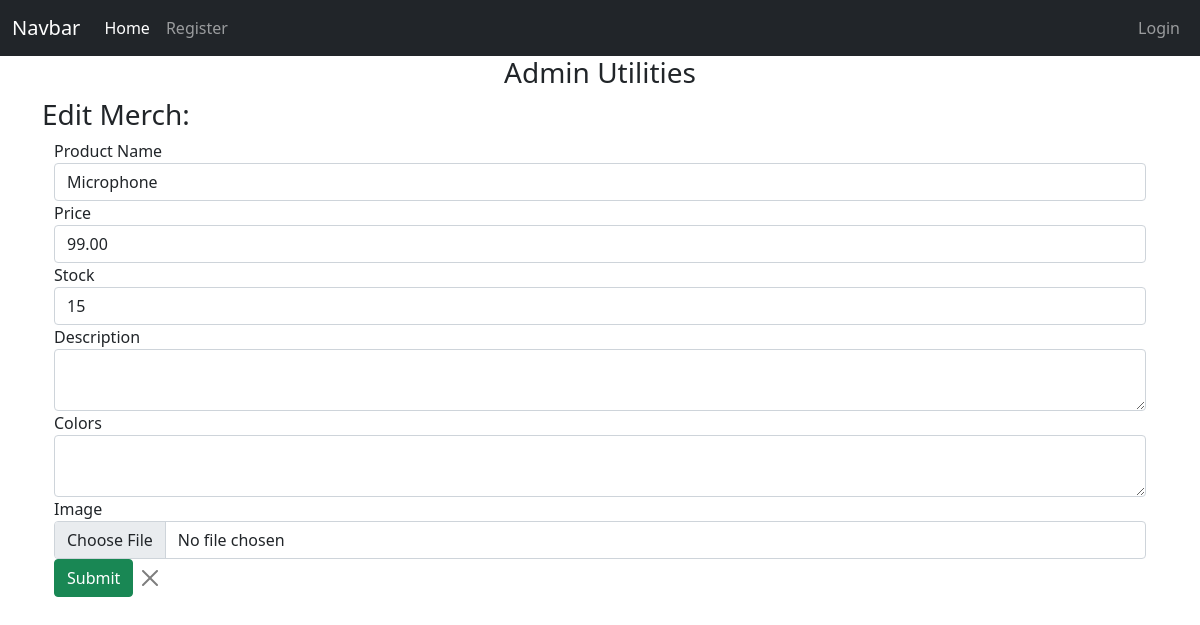
The app's page /updateproduct/2, older data.
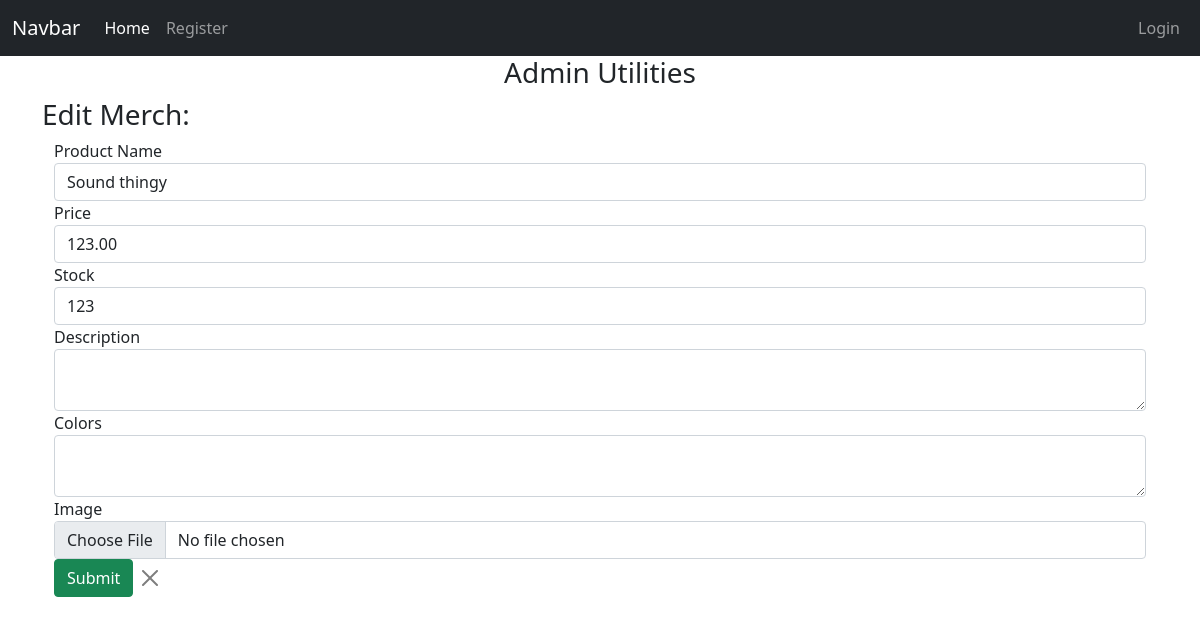
The same page, newer data.
### app/models.py (models this page shows, shortened)
class Product(db.Model):
    id = db.Column(db.Integer, primary_key=True)
    name = db.Column(db.String(200), nullable=False)
    price = db.Column(db.Numeric(10,2), nullable=False)
    stock = db.Column(db.Integer, nullable=False)
    colors = db.Column(db.Text, nullable=False)
    description = db.Column(db.Text, nullable=False)
    date_created = db.Column(db.DateTime, nullable=False, default=datetime.utcnow)
    image = db.Column(db.String(150), nullable=False, default='image.jpg')

### app/routes.py (the view, shortened to what this page needs)
@app.route('/updateproduct/<int:product_id>', methods=['GET', 'POST'])
def updateproduct(product_id):
    product = Product.query.get_or_404(product_id)
    form = AddProduct()
    return render_template('updateproduct.html', product=product, form=form)

### app/forms.py
class AddProduct(FlaskForm):
    name = StringField('Product Name', validators=[DataRequired()])
    price = IntegerField('Price', validators=[DataRequired()])
    stock = IntegerField('Stock', validators=[DataRequired()])
    description = TextAreaField('Description', validators=[DataRequired()])
    colors = TextAreaField('Colors', validators=[DataRequired()])
    image = FileField('Image', validators=[FileRequired(), FileAllowed(['jpg','png', 'gif', 'jpeg'])])
    submit = SubmitField()

### app/templates/updateproduct.html (shortened to what this page needs)
{% extends 'base.html' %}
{% block content %}
<h3 class='text-center'>Admin Utilities</h3>
<h3>Edit Merch:</h3>
<div class="container">
    <form action="" autocomplete="off" method="post" enctype="multipart/form-data">
        <div class="form-group">
            <fieldset>
                {{ form.name.label }}
                {{ form.name(class='form-control', value=product.name) }}
            </fieldset>
            <fieldset>
                {{ form.price.label }}
                {{ form.price(class='form-control', value=product.price) }}
            </fieldset>
            <fieldset>
                {{ form.stock.label }}
                {{ form.stock(class='form-control', value=product.stock) }}
            </fieldset>
            <fieldset>
                {{ form.description.label }}
                {{ form.description(class='form-control', value=product.description) }}
            </fieldset>
            <fieldset>
                {{ form.colors.label }}
                {{ form.colors(class='form-control', value=product.colors) }}
            </fieldset>
            <fieldset>
                {{ form.image.label }}
                {{ form.image(class='form-control', placeholder='Image') }}
            </fieldset>
        </div>
        {{ form.submit(class='btn btn-success') }}
        <a href="{{url_for('admin')}}" class='btn btn-close'></a>
    </form>
</div>
{% endblock content %}

### app/templates/base.html (shortened to what this page needs)
<!DOCTYPE html>
<html lang="en">
    <head>
        <link rel="stylesheet" href="https://cdnjs.cloudflare.com/ajax/libs/twitter-bootstrap/5.1.0/css/bootstrap.min.css">
        <link rel="stylesheet" href="https://cdnjs.cloudflare.com/ajax/libs/font-awesome/5.15.4/css/all.min.css">
    </head>
    <body>
        {% include 'nav.html' %}
        <div class="container">
            {% block content %}
            {% endblock %}
        </div>
    </body>
</html>

### app/templates/nav.html (shortened to what this page needs)
<nav class="navbar navbar-expand-lg navbar-dark bg-dark">
  <div class="container-fluid">
    <a class="navbar-brand" href="#">Navbar</a>
    <div class="collapse navbar-collapse" id="navbarSupportedContent">
      <ul class="navbar-nav me-auto mb-2 mb-lg-0">
        <li class="nav-item">
          <a class="nav-link active" aria-current="page" href="/">Home</a>
        </li>
        {% if current_user.is_authenticated %}
        <li class="nav-item">
          <a class="nav-link" href="/products">Products</a>
        </li>
        <li class="nav-item">
          <a class="nav-link" href="/createpost">Create Post</a>
        </li>
        <li class="nav-item">
          <a class="nav-link" href="/heroes">Heroes</a>
        </li>
        <li class="nav-item">
          <a class="nav-link" href="/phonebook">PhoneBook</a>
        </li>
        {% else %}
        <li class="nav-item">
          <a class="nav-link" href="/register">Register</a>
        </li>
        {% endif %}
      </ul>
      <ul class="navbar-nav ms-auto">
        {% if current_user.is_authenticated %}
        <li class="nav-item dropdown">
          <a class="nav-link dropdown-toggle" href="#" id="navbarDropdown" role="button" data-bs-toggle="dropdown" aria-expanded="false">
            Dropdown
          </a>
          <ul class="dropdown-menu dropdown-menu-end" aria-labelledby="navbarDropdown">
            <li><a class="dropdown-item" href="{{ url_for('my_account') }}">My Account</a></li>
            <li><a class="dropdown-item" href="{{ url_for('my_posts') }}">My Posts</a></li>
            <li><a class="dropdown-item" href="{{ url_for('my_contacts') }}">My Contacts</a></li>
            <li><hr class="dropdown-divider"></li>
            <li><a class="dropdown-item" href="/logout">Logout</a></li>
          </ul>
        </li>
        {% else %}
        <li class="nav-item">
          <a class="nav-link" href="/login">Login</a>
        </li>
        {% endif %}
      </ul>
    </div>
  </div>
</nav>

Row changes from the older to the newer data that the page shows:
changed Product: name "Microphone" → "Sound thingy"; price "99.00" → "123.00"; stock "15" → "123"
